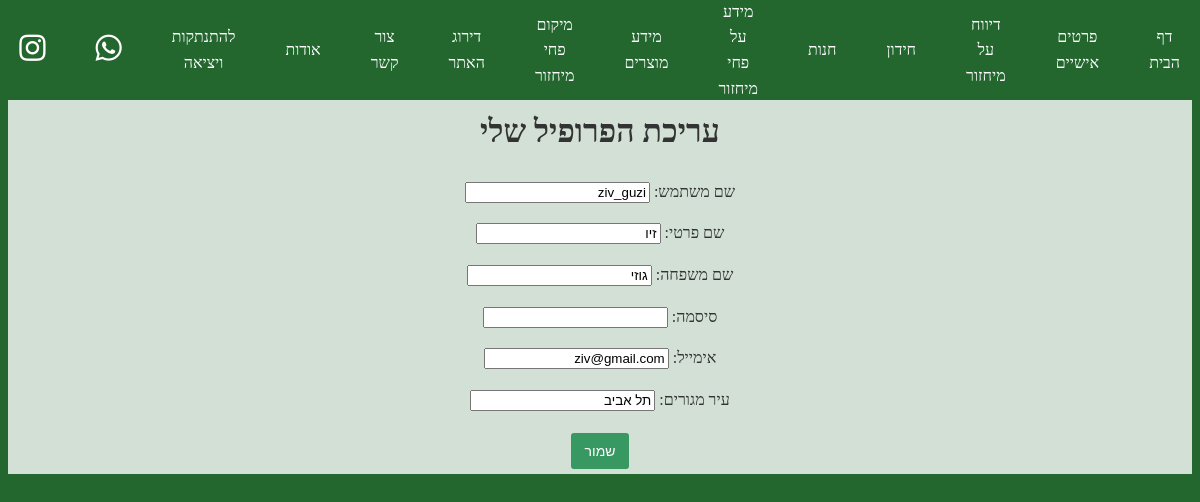
Screenshot of /website/userEditform/ (signed in) with the database file from the repository.
### website/models.py (models this page shows)
class User(AbstractUser):
	first_name = models.CharField(max_length=50)
	last_name = models.CharField(max_length=50)
	email = models.EmailField(max_length=100, unique=True)
	USER_TYPE_CHOICES = (
		(0, 'Private'),
		(1, 'Corporation')
	)
	user_type = models.SmallIntegerField(default=0, choices=USER_TYPE_CHOICES)
	location = models.CharField(max_length=50)
	comp_num = models.PositiveIntegerField(blank=True, null=True)
	points = models.PositiveIntegerField(default=0)
	class Meta:
		app_label = 'website'
		verbose_name = 'User'
		verbose_name_plural = 'Users'

### website/views.py (the view)
# urls.py: path('userEditform/', views.userEditform, name='userEditform'),
@login_required
def userEditform(request):
    loginuser = request.user
    checkadmin = loginuser.is_superuser
    usertype = loginuser.user_type
    userID = loginuser.id
    if checkadmin:
        usertype = "a"
    userObj = User.objects.get(id=userID)
    form = UserDetailsEditForm(instance=userObj) # prepopulate the form with an existing band
    if usertype == False:
        form.fields['comp_num'].widget = forms.HiddenInput()
    if request.method == 'POST':
        form = UserDetailsEditForm(request.POST, instance=userObj)
        if form.is_valid():
            form.save()
            return HttpResponseRedirect("/website/home/")
    return render(request, 'edit_user_details.html', {'form': form, 'userType': usertype})

### website/forms.py (shortened to what this page needs)
class UserDetailsEditForm(forms.ModelForm):
    class Meta:
        model = User
        fields = ["id", "username", "first_name", "last_name", "password", "email", "location", "comp_num"]
        widgets = {
            'username': forms.TextInput(attrs={'readonly': True}),
            'password': forms.PasswordInput(),
        }
        labels = {
            "id": _("מזהה"),
            "username": _("שם משתמש"),
            "first_name": _("שם פרטי"),
            "last_name": _("שם משפחה"),
            "password": _("סיסמה"),
            "email": _("אימייל"),
            "location": _("עיר מגורים"),
            "comp_num": _("ח.פ"),
        }
        help_texts = {
            'username': '',
        }

### website/templates/edit_user_details.html (shortened to what this page needs)
{% extends "master.html" %}
{% block content %}
<div style="direction: rtl; text-align: center; background-color: rgba(255, 255, 255, 0.8);">
    <br>
    <br>
    <br>
    <h1>עריכת הפרופיל שלי</h1>
    <form id="editUserDetails" method="post" action="{% url 'userform' %}">
        {{ form.as_p }}
        <input type="submit" id="submitForm" value="שמור" style="display: inline-block; padding: 8px 12px; margin: 5px; font-size: 14px; text-decoration: none; color: #fff; background-color: #389862; border: 2px solid transparent; border-radius: 3px; cursor: pointer; transition: background-color 0.3s ease, border-color 0.3s ease, color 0.3s ease;"></a>
    </form>
{% endblock %}

### website/static/css/styles.css (style rules this page uses)
body { font-size: 16px; line-height: 1.6; color: #333; background-image: url('https://images.immediate.co.uk/production/volatile/sites/10/2023/06/2048x1365-Oak-trees-SEO-GettyImages-90590330-b6bfe8b.jpg?quality=90&webp=true&resize=1200,800'); background-size: cover; background-repeat: no-repeat; background-attachment: fixed; background-position: center calc(15% - 50px); direction: rtl; margin: 100; padding: 100; background-color: #23672f; }

### rows the page displays
User: username "ziv_guzi", first_name "זיו", last_name "גוזי", email "ziv@gmail.com", location "תל אביב"
